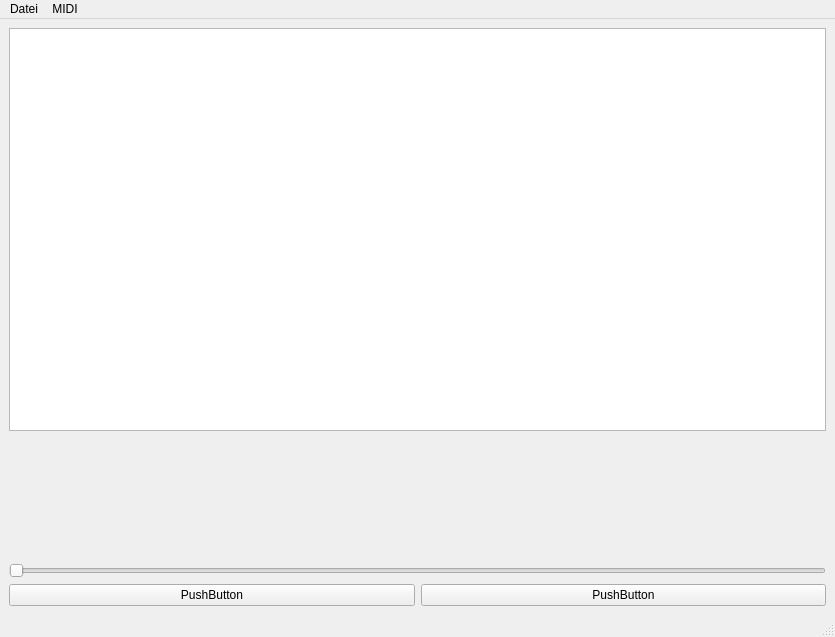
<?xml version="1.0" encoding="UTF-8"?>
<ui version="4.0">
 <class>MainWindow</class>
 <widget class="QMainWindow" name="MainWindow">
  <property name="geometry">
   <rect>
    <x>0</x>
    <y>0</y>
    <width>835</width>
    <height>637</height>
   </rect>
  </property>
  <property name="windowTitle">
   <string>MainWindow</string>
  </property>
  <widget class="QWidget" name="centralwidget">
   <layout class="QGridLayout" name="gridLayout">
    <item row="0" column="0">
     <layout class="QVBoxLayout" name="verticalLayout">
      <item>
       <widget class="QGraphicsView" name="graphicsView"/>
      </item>
      <item>
       <widget class="VPiano" name="vpiano" native="true">
        <property name="minimumSize">
         <size>
          <width>0</width>
          <height>120</height>
         </size>
        </property>
       </widget>
      </item>
      <item>
       <widget class="QSlider" name="horizontalSlider">
        <property name="orientation">
         <enum>Qt::Horizontal</enum>
        </property>
       </widget>
      </item>
      <item>
       <layout class="QHBoxLayout" name="horizontalLayout">
        <item>
         <widget class="QPushButton" name="pushButton_2">
          <property name="text">
           <string>PushButton</string>
          </property>
         </widget>
        </item>
        <item>
         <widget class="QPushButton" name="pushButton">
          <property name="text">
           <string>PushButton</string>
          </property>
         </widget>
        </item>
       </layout>
      </item>
     </layout>
    </item>
   </layout>
  </widget>
  <widget class="QMenuBar" name="menubar">
   <property name="geometry">
    <rect>
     <x>0</x>
     <y>0</y>
     <width>835</width>
     <height>22</height>
    </rect>
   </property>
   <widget class="QMenu" name="menuDatei">
    <property name="title">
     <string>Datei</string>
    </property>
    <addaction name="actionLaden"/>
   </widget>
   <widget class="QMenu" name="menuMIDI">
    <property name="title">
     <string>MIDI</string>
    </property>
    <addaction name="actionAbspielen"/>
   </widget>
   <addaction name="menuDatei"/>
   <addaction name="menuMIDI"/>
  </widget>
  <widget class="QStatusBar" name="statusbar"/>
  <action name="actionLaden">
   <property name="text">
    <string>Laden</string>
   </property>
  </action>
  <action name="actionAbspielen">
   <property name="text">
    <string>abspielen</string>
   </property>
  </action>
 </widget>
 <customwidgets>
  <customwidget>
   <class>VPiano</class>
   <extends>QWidget</extends>
   <header location="global">vpiano.h</header>
   <container>1</container>
  </customwidget>
 </customwidgets>
 <resources/>
 <connections/>
</ui>
